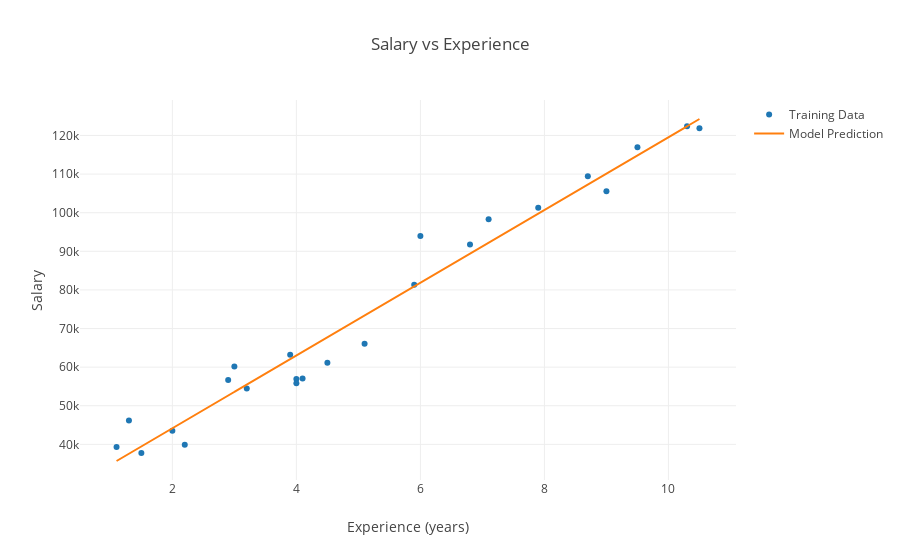

The notebook cell saved with this chart:
### Code cell
plot1 = go.Scatter(
    x = X_train['YearsExperience'].values,
    y = y_train.values,
    name='Training Data',
    mode='markers',
    connectgaps=True
)

plot2 = go.Scatter(
    x = X_train['YearsExperience'].values,
    y = regressor.predict(X_train.values),
    name='Model Prediction',
    connectgaps=True
)

fig = dict(data=[plot1, plot2], layout=dict(
    title='Salary vs Experience',
    xaxis=dict(title='Experience (years)'),
    yaxis=dict(title='Salary')))
iplot(fig)

### Figure 1 — Plotly figure (JSON) as saved in the notebook; plotly's stock layout.template omitted (floating-point values rounded to 4 significant figures)
{"data": [{"connectgaps": true, "mode": "markers", "name": "Training Data", "type": "scatter", "x": [10.3, 8.7, 4, 1.1, 2.2, 5.1, 2.9, 4.1, 4, 7.9, 1.3, 1.5, 9, 2, 7.1, 9.5, 5.9, 10.5, 6.8, 3.2, 3.9, 4.5, 6, 3], "y": [122391, 109431, 56957, 39343, 39891, 66029, 56642, 57081, 55794, 101302, 46205, 37731, 105582, 43525, 98273, 116969, 81363, 121872, 91738, 54445, 63218, 61111, 93940, 60150]}, {"connectgaps": true, "name": "Model Prediction", "type": "scatter", "x": [10.3, 8.7, 4, 1.1, 2.2, 5.1, 2.9, 4.1, 4, 7.9, 1.3, 1.5, 9, 2, 7.1, 9.5, 5.9, 10.5, 6.8, 3.2, 3.9, 4.5, 6, 3], "y": [122400.0, 107300.0, 63020.0, 35690.0, 46050.0, 73380.0, 52650.0, 63960.0, 63020.0, 99770.0, 37570.0, 39460.0, 110100.0, 44170.0, 92230.0, 114800.0, 80920.0, 124300.0, 89400.0, 55480.0, 62070.0, 67730.0, 81860.0, 53590.0]}], "layout": {"title": "Salary vs Experience", "xaxis": {"title": "Experience (years)"}, "yaxis": {"title": "Salary"}}}
